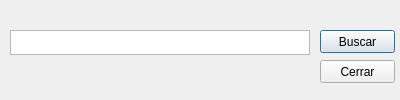
<?xml version="1.0" encoding="UTF-8"?>
<ui version="4.0">
 <class>vd</class>
 <widget class="QDialog" name="vd">
  <property name="geometry">
   <rect>
    <x>0</x>
    <y>0</y>
    <width>400</width>
    <height>100</height>
   </rect>
  </property>
  <property name="windowTitle">
   <string>Dialog</string>
  </property>
  <widget class="QPlainTextEdit" name="plainTextEdit">
   <property name="geometry">
    <rect>
     <x>10</x>
     <y>30</y>
     <width>300</width>
     <height>25</height>
    </rect>
   </property>
  </widget>
  <widget class="QPushButton" name="buscar_btn">
   <property name="geometry">
    <rect>
     <x>320</x>
     <y>30</y>
     <width>75</width>
     <height>23</height>
    </rect>
   </property>
   <property name="locale">
    <locale language="Spanish" country="Ecuador"/>
   </property>
   <property name="text">
    <string>Buscar</string>
   </property>
  </widget>
  <widget class="QPushButton" name="cerrar_btn">
   <property name="geometry">
    <rect>
     <x>320</x>
     <y>60</y>
     <width>75</width>
     <height>23</height>
    </rect>
   </property>
   <property name="text">
    <string>Cerrar</string>
   </property>
  </widget>
 </widget>
 <resources/>
 <connections/>
</ui>
